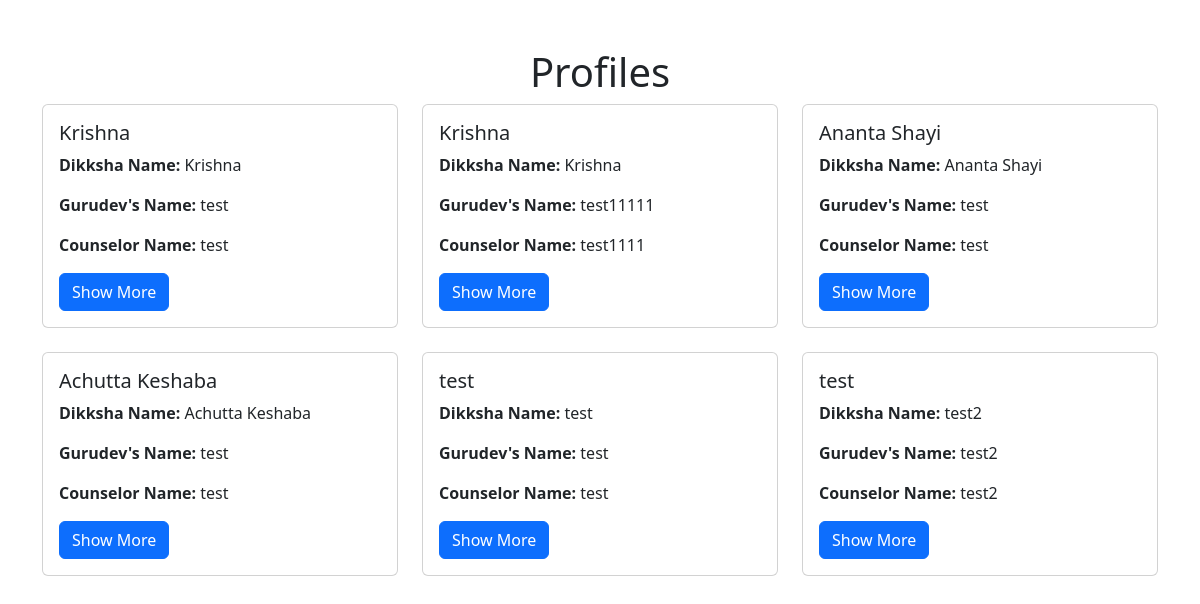
The page /text.php (signed in) on the database as committed earlier.
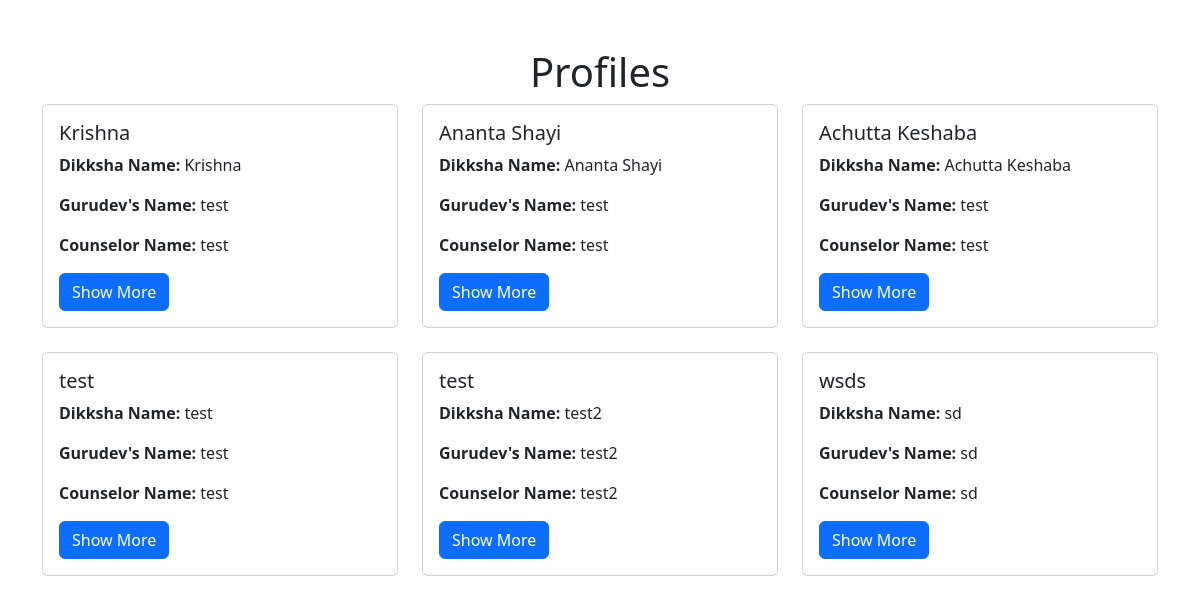
The same page on the database as committed later.
### tables this page shows
CREATE TABLE `profiles` (
  `id` int(11) NOT NULL,
  `email` varchar(255) NOT NULL,
  `name` varchar(100) NOT NULL,
  `dikksha_name` varchar(100) NOT NULL,
  `phone_no` varchar(15) NOT NULL,
  `father_name` varchar(100) NOT NULL,
  `gurudev_name` varchar(100) NOT NULL,
  `counselor_name` varchar(100) NOT NULL,
  `counselor_phone_no` varchar(15) NOT NULL,
  `date_of_birth` date NOT NULL,
  `educational_qualifications` text DEFAULT NULL,
  `study_occupation_organization` text DEFAULT NULL,
  `present_address` text NOT NULL,
  `permanent_address` text NOT NULL,
  `iskcon_connection_days` int(11) NOT NULL,
  `daily_chant_rounds` int(11) NOT NULL,
  `regular_chant_days` int(11) NOT NULL,
  `granthas_read` text DEFAULT NULL,
  `mangal_aarti_regularly` enum('Yes','No') NOT NULL,
  `nearest_iskcon_temple` varchar(255) NOT NULL,
  `created_date` timestamp NOT NULL DEFAULT current_timestamp(),
  `userid` varchar(8) DEFAULT NULL
);

### text.php (the view, shortened to what this page needs)
<?php
require_once 'config.php';
$query = $conn->query("SELECT * FROM profiles");
$profiles = $query->fetchAll(PDO::FETCH_ASSOC);
?>
<!DOCTYPE html>
<html lang="en">
<head>
    <link href="https://cdn.jsdelivr.net/npm/bootstrap@5.3.0/dist/css/bootstrap.min.css" rel="stylesheet">
</head>
<body>
<div class="container mt-5">
    <h1 class="text-center">Profiles</h1>
    <div class="row">
        <?php foreach ($profiles as $profile): ?>
            <div class="col-md-4 mb-4">
                <div class="card">
                    <div class="card-body">
                        <h5 class="card-title"><?php echo htmlspecialchars($profile['name']); ?></h5>
                        <p class="card-text"><strong>Dikksha Name:</strong> <?php echo htmlspecialchars($profile['dikksha_name']); ?></p>
                        <p class="card-text"><strong>Gurudev's Name:</strong> <?php echo htmlspecialchars($profile['gurudev_name']); ?></p>
                        <p class="card-text"><strong>Counselor Name:</strong> <?php echo htmlspecialchars($profile['counselor_name']); ?></p>
                        <button type="button" class="btn btn-primary" data-bs-toggle="modal" data-bs-target="#profileModal<?php echo $profile['id']; ?>">
                            Show More
                        </button>
                    </div>
                </div>
            </div>
        <?php endforeach; ?>
    </div>
</div>
</body>
</html>

Rows that differ between the two databases and show on the page:
removed profiles: name "Krishna", dikksha_name "Krishna", gurudev_name "test11111", counselor_name "test1111"
added profiles: name "wsds", dikksha_name "sd", gurudev_name "sd", counselor_name "sd"
